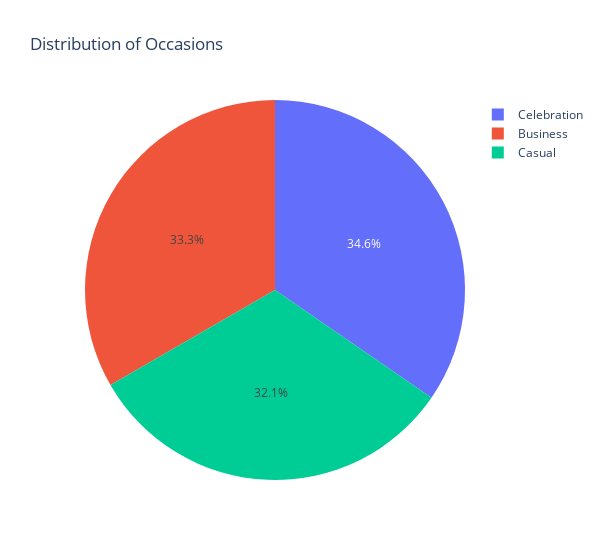

Here is the notebook cell this chart was saved with:
### Code cell
restaurant_copy['DiningOccasion'].value_counts()

# Create pie chart of time of visit distribution
time_counts = restaurant_copy['DiningOccasion'].value_counts().reset_index()
time_counts.columns = ['Occasion', 'Count']

fig = px.pie(time_counts,
            values='Count',
            names='Occasion',
            title='Distribution of Occasions')

# Update layout
fig.update_layout(
    showlegend=True
)
fig.update_layout(width=600)
fig.show()

### Figure 1 — Plotly figure (JSON) as saved in the notebook; plotly's stock layout.template omitted (floating-point values rounded to 4 significant figures)
{"data": [{"domain": {"x": [0, 1], "y": [0, 1]}, "hovertemplate": "Occasion=%{label}<br>Count=%{value}<extra></extra>", "labels": ["Celebration", "Business", "Casual"], "legendgroup": "", "name": "", "showlegend": true, "type": "pie", "values": [519, 500, 481]}], "layout": {"legend": {"tracegroupgap": 0}, "showlegend": true, "title": {"text": "Distribution of Occasions"}, "width": 600}}
